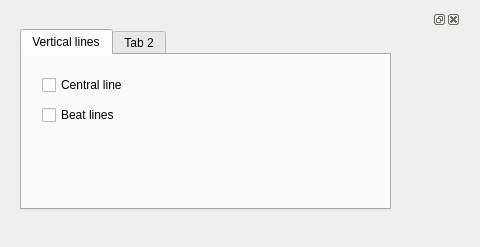
<?xml version="1.0" encoding="UTF-8"?>
<ui version="4.0">
 <class>RenderPropert</class>
 <widget class="QWidget" name="RenderPropert">
  <property name="geometry">
   <rect>
    <x>0</x>
    <y>0</y>
    <width>480</width>
    <height>247</height>
   </rect>
  </property>
  <property name="windowTitle">
   <string>Form</string>
  </property>
  <widget class="QDockWidget" name="dockWidget">
   <property name="geometry">
    <rect>
     <x>10</x>
     <y>10</y>
     <width>451</width>
     <height>211</height>
    </rect>
   </property>
   <widget class="QWidget" name="dockWidgetContents">
    <widget class="QTabWidget" name="tabWidget">
     <property name="geometry">
      <rect>
       <x>10</x>
       <y>0</y>
       <width>371</width>
       <height>181</height>
      </rect>
     </property>
     <property name="currentIndex">
      <number>0</number>
     </property>
     <widget class="QWidget" name="tab">
      <attribute name="title">
       <string>Vertical lines</string>
      </attribute>
      <widget class="QCheckBox" name="checkBox">
       <property name="geometry">
        <rect>
         <x>20</x>
         <y>20</y>
         <width>131</width>
         <height>20</height>
        </rect>
       </property>
       <property name="text">
        <string>Central line</string>
       </property>
      </widget>
      <widget class="QCheckBox" name="checkBox_2">
       <property name="geometry">
        <rect>
         <x>20</x>
         <y>50</y>
         <width>131</width>
         <height>20</height>
        </rect>
       </property>
       <property name="text">
        <string>Beat lines</string>
       </property>
      </widget>
     </widget>
     <widget class="QWidget" name="tab_2">
      <attribute name="title">
       <string>Tab 2</string>
      </attribute>
     </widget>
    </widget>
   </widget>
  </widget>
  <zorder>checkBox_2</zorder>
  <zorder>checkBox</zorder>
  <zorder>dockWidget</zorder>
 </widget>
 <resources/>
 <connections/>
</ui>
